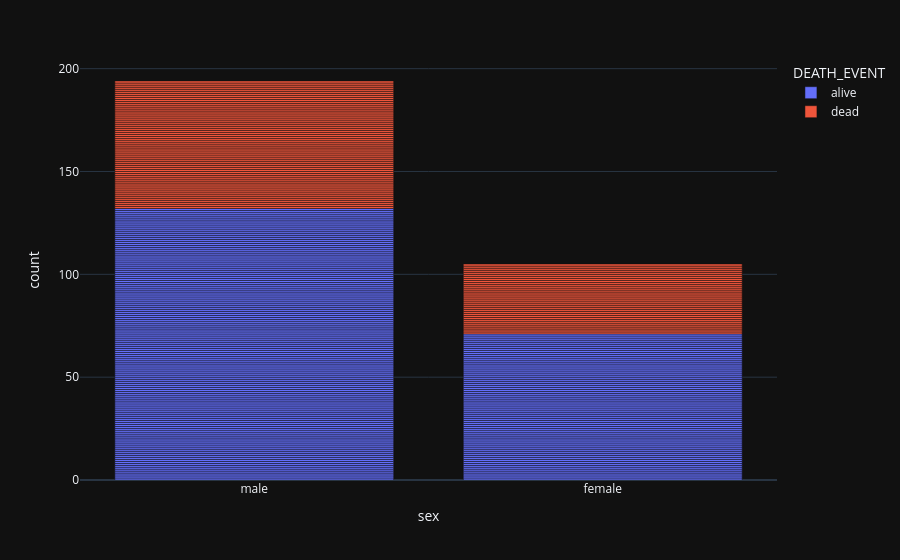

Notebook source saved alongside this figure:
### Markdown cell above
# Datasets overview
****

### Code cell
fig = px.bar(     
    HFCD_DF,
    x="sex",  
    color="DEATH_EVENT"
)

fig.show()

### Figure 1 — Plotly figure (JSON) as saved in the notebook; plotly's stock layout.template omitted (floating-point values rounded to 4 significant figures; data arrays with more than 128 entries replaced by an {"elided": "..."} marker saying what was removed)
{"data": [{"alignmentgroup": "True", "hovertemplate": "DEATH_EVENT=alive<br>sex=%{x}<br>count=%{y}<extra></extra>", "legendgroup": "alive", "marker": {"color": "#636efa", "pattern": {"shape": ""}}, "name": "alive", "offsetgroup": "alive", "orientation": "v", "showlegend": true, "textposition": "auto", "x": {"elided": "203 str values"}, "xaxis": "x", "y": {"elided": "203 int values"}, "yaxis": "y", "type": "bar"}, {"alignmentgroup": "True", "hovertemplate": "DEATH_EVENT=dead<br>sex=%{x}<br>count=%{y}<extra></extra>", "legendgroup": "dead", "marker": {"color": "#EF553B", "pattern": {"shape": ""}}, "name": "dead", "offsetgroup": "dead", "orientation": "v", "showlegend": true, "textposition": "auto", "x": ["female", "male", "male", "male", "male", "male", "male", "female", "female", "female", "male", "female", "female", "female", "female", "male", "male", "female", "male", "male", "female", "female", "male", "male", "male", "female", "male", "male", "female", "male", "male", "female", "female", "female", "male", "male", "male", "female", "male", "female", "male", "female", "female", "male", "male", "male", "male", "male", "male", "female", "male", "female", "male", "female", "male", "male", "male", "male", "male", "male", "female", "female", "female", "male", "female", "male", "male", "male", "female", "female", "male", "female", "male", "male", "male", "male", "male", "male", "male", "male", "female", "male", "male", "male", "male", "female", "male", "male", "male", "female", "male", "male", "male", "male", "male", "female"], "xaxis": "x", "y": [1, 1, 1, 1, 1, 1, 1, 1, 1, 1, 1, 1, 1, 1, 1, 1, 1, 1, 1, 1, 1, 1, 1, 1, 1, 1, 1, 1, 1, 1, 1, 1, 1, 1, 1, 1, 1, 1, 1, 1, 1, 1, 1, 1, 1, 1, 1, 1, 1, 1, 1, 1, 1, 1, 1, 1, 1, 1, 1, 1, 1, 1, 1, 1, 1, 1, 1, 1, 1, 1, 1, 1, 1, 1, 1, 1, 1, 1, 1, 1, 1, 1, 1, 1, 1, 1, 1, 1, 1, 1, 1, 1, 1, 1, 1, 1], "yaxis": "y", "type": "bar"}], "layout": {"xaxis": {"anchor": "y", "domain": [0.0, 1.0], "title": {"text": "sex"}}, "yaxis": {"anchor": "x", "domain": [0.0, 1.0], "title": {"text": "count"}}, "legend": {"title": {"text": "DEATH_EVENT"}, "tracegroupgap": 0}, "margin": {"t": 60}, "barmode": "relative"}}
